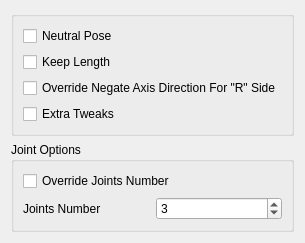
<?xml version="1.0" encoding="UTF-8"?>
<ui version="4.0">
 <class>Form</class>
 <widget class="QWidget" name="Form">
  <property name="geometry">
   <rect>
    <x>0</x>
    <y>0</y>
    <width>294</width>
    <height>211</height>
   </rect>
  </property>
  <property name="windowTitle">
   <string>Form</string>
  </property>
  <layout class="QGridLayout" name="gridLayout">
   <item row="0" column="0">
    <widget class="QGroupBox" name="groupBox">
     <property name="title">
      <string/>
     </property>
     <layout class="QGridLayout" name="gridLayout_2">
      <item row="0" column="0">
       <layout class="QVBoxLayout" name="verticalLayout">
        <item>
         <widget class="QCheckBox" name="neutralPose_checkBox">
          <property name="text">
           <string notr="true">Neutral Pose</string>
          </property>
         </widget>
        </item>
        <item>
         <widget class="QCheckBox" name="keepLength_checkBox">
          <property name="text">
           <string notr="true">Keep Length</string>
          </property>
         </widget>
        </item>
        <item>
         <widget class="QCheckBox" name="overrideNegate_checkBox">
          <property name="text">
           <string notr="true">Override Negate Axis Direction For &quot;R&quot; Side</string>
          </property>
         </widget>
        </item>
        <item>
         <widget class="QCheckBox" name="extraTweak_checkBox">
          <property name="text">
           <string notr="true">Extra Tweaks</string>
          </property>
         </widget>
        </item>
       </layout>
      </item>
     </layout>
    </widget>
   </item>
   <item row="1" column="0">
    <widget class="QGroupBox" name="groupBox_2">
     <property name="title">
      <string>Joint Options</string>
     </property>
     <layout class="QGridLayout" name="gridLayout_3">
      <item row="0" column="0">
       <widget class="QCheckBox" name="overrideJntNb_checkBox">
        <property name="text">
         <string notr="true">Override Joints Number</string>
        </property>
       </widget>
      </item>
      <item row="1" column="0">
       <layout class="QHBoxLayout" name="horizontalLayout">
        <item>
         <widget class="QLabel" name="jntNb_label">
          <property name="text">
           <string>Joints Number</string>
          </property>
         </widget>
        </item>
        <item>
         <widget class="QSpinBox" name="jntNb_spinBox">
          <property name="minimum">
           <number>1</number>
          </property>
          <property name="value">
           <number>3</number>
          </property>
         </widget>
        </item>
       </layout>
      </item>
     </layout>
    </widget>
   </item>
   <item row="2" column="0">
    <spacer name="verticalSpacer">
     <property name="orientation">
      <enum>Qt::Vertical</enum>
     </property>
     <property name="sizeHint" stdset="0">
      <size>
       <width>20</width>
       <height>40</height>
      </size>
     </property>
    </spacer>
   </item>
  </layout>
 </widget>
 <resources/>
 <connections/>
</ui>
